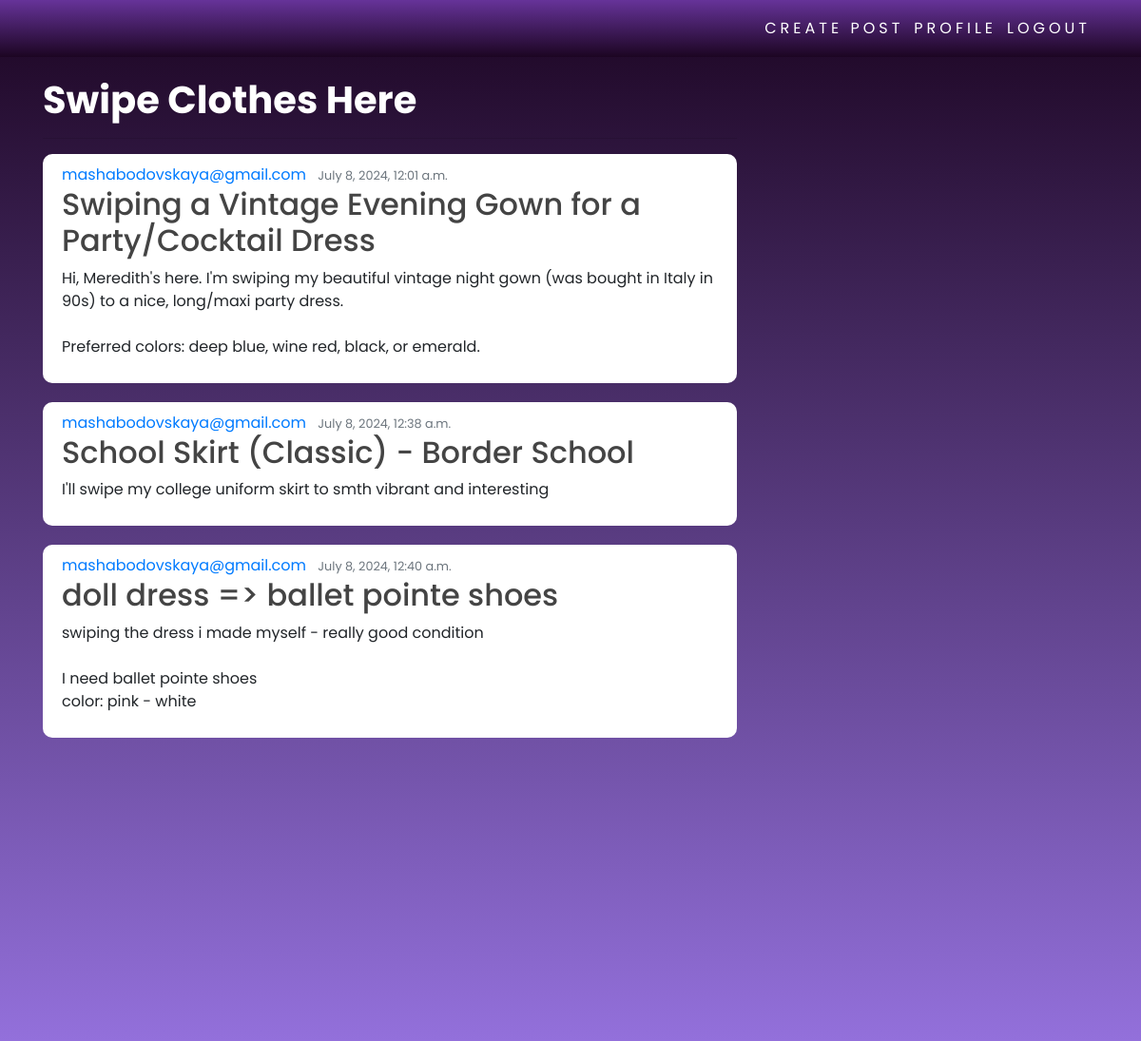
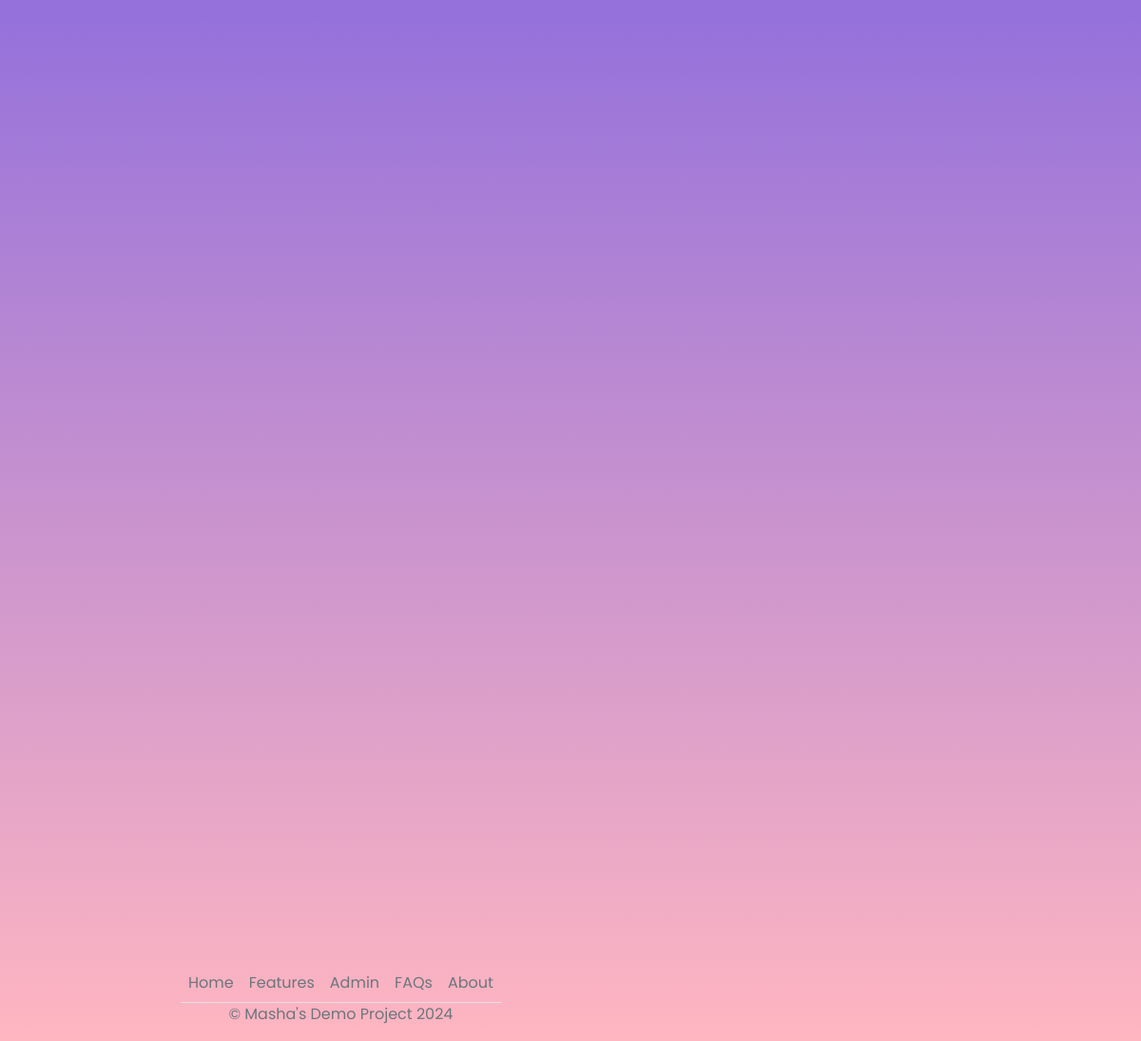
The app's page /clothes/ (signed in) with its own data (2 pictures, top to bottom).
### onlineshop/models.py (models this page shows, shortened)
class Post(models.Model):
    title = models.CharField(max_length=100)
    content = models.TextField()
    date_posted = models.DateTimeField(default=timezone.now)
    author = models.ForeignKey(User, on_delete=models.CASCADE)

### onlineshop/views.py (the view)
# urls.py: path('clothes/', views.clothes, name='clothes'),
def clothes(request):
    context = {
        'posts': Post.objects.all()
    }
    return render(request, 'onlineshop/clothes.html', context)

### onlineshop/templates/onlineshop/clothes.html
{% extends 'onlineshop/base.html' %}
{% block content %}
<h1 style="color: white"><b>Swipe Clothes Here</b></h1>
<hr>
{% for post in posts %}
    <article class="media content-section">
        <div class="media-body">
            <div class="article-metadata>">
                <a class="mr-2" href="#">{{ post.author }}</a>
                <small class="text-muted">{{ post.date_posted }}</small>
            </div>
            <h2><a class="article-title" href="#">{{ post.title }}</a></h2>
            <p class="article-content">{{ post.content }}</p>
        </div>
        <br>
    </article>
{% endfor %}
{% endblock content %}

### onlineshop/static/css/clothes.css (style rules this page uses)
* { margin: 0; padding: 0; box-sizing: border-box; font-family: 'Poppins', sans-serif; scroll-behavior: smooth; }
body { background: linear-gradient(#1c0522, mediumpurple, lightpink); margin-top: 5rem; background-size: contain; background-repeat: no-repeat; }
.content-section { background: #ffffff; padding: 10px 20px; border-radius: 10px; margin-bottom: 20px; }
.article-title { color: #444444; }
.article-content { white-space: pre-line; }

### records on screen
Post: author "mashabodovskaya@gmail.com", date_posted "July 8, 2024, 12:01 a.m.", title "Swiping a Vintage Evening Gown for a Party/Cocktail Dress", content "Hi, Meredith's here. I'm swiping my beautiful vintage night gown (was bought in Italy in 90s) to a nice, long/maxi party dress. Preferred colors: deep blue, wine red, black, or emerald."
Post: author "mashabodovskaya@gmail.com", date_posted "July 8, 2024, 12:38 a.m.", title "School Skirt (Classic) - Border School", content "I'll swipe my college uniform skirt to smth vibrant and interesting"
Post: author "mashabodovskaya@gmail.com", date_posted "July 8, 2024, 12:40 a.m.", title "doll dress => ballet pointe shoes", content "swiping the dress i made myself - really good condition I need ballet pointe shoes color: pink - white"
